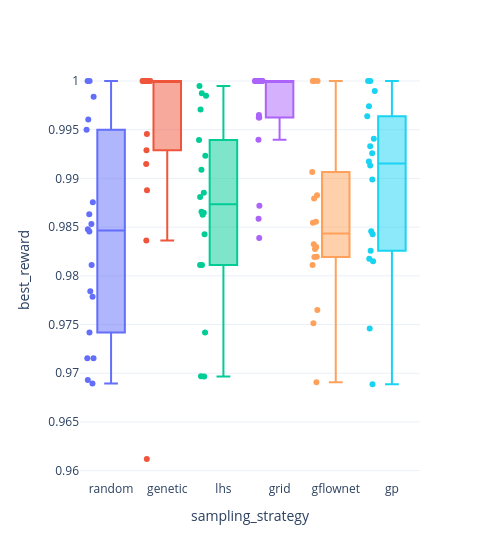

Here is the notebook cell this chart was saved with:
### Code cell
plot_final_boxplot(metrics, metric="best_reward")

### Figure 1 — Plotly figure (JSON) as saved in the notebook; plotly's stock layout.template omitted (floating-point values rounded to 4 significant figures)
{"data": [{"alignmentgroup": "True", "boxpoints": "all", "customdata": [["run_0", "top_k", 50, 20, 123], ["run_1", "top_k", 200, 10, 123], ["run_10", "diverse_top_k", 200, 10, 123], ["run_11", "diverse_top_k", 275, 5, 123], ["run_12", "diverse_top_k", 50, 20, 456], ["run_13", "diverse_top_k", 200, 10, 456], ["run_14", "diverse_top_k", 275, 5, 456], ["run_15", "diverse_top_k", 50, 20, 789], ["run_16", "diverse_top_k", 200, 10, 789], ["run_17", "diverse_top_k", 275, 5, 789], ["run_2", "top_k", 275, 5, 123], ["run_3", "top_k", 50, 20, 456], ["run_4", "top_k", 200, 10, 456], ["run_5", "top_k", 275, 5, 456], ["run_6", "top_k", 50, 20, 789], ["run_7", "top_k", 200, 10, 789], ["run_8", "top_k", 275, 5, 789], ["run_9", "diverse_top_k", 50, 20, 123]], "hovertemplate": "sampling_strategy=%{x}<br>best_reward=%{y}<br>run=%{customdata[0]}<br>acquisition=%{customdata[1]}<br>n_init=%{customdata[2]}<br>n_candidates_per_iter=%{customdata[3]}<br>seed=%{customdata[4]}<extra></extra>", "legendgroup": "random", "marker": {"color": "#636efa"}, "name": "random", "notched": false, "offsetgroup": "random", "orientation": "v", "showlegend": true, "type": "box", "x": ["random", "random", "random", "random", "random", "random", "random", "random", "random", "random", "random", "random", "random", "random", "random", "random", "random", "random"], "x0": " ", "xaxis": "x", "y": [0.9689, 0.9845, 0.9811, 0.9715, 0.995, 1.0, 0.9848, 0.9984, 0.9863, 0.9779, 0.9715, 0.9961, 1.0, 0.9876, 0.9853, 0.9784, 0.9742, 0.9693], "y0": " ", "yaxis": "y"}, {"alignmentgroup": "True", "boxpoints": "all", "customdata": [["run_100", "diverse_top_k", 200, 10, 123], ["run_101", "diverse_top_k", 275, 5, 123], ["run_102", "diverse_top_k", 50, 20, 456], ["run_103", "diverse_top_k", 200, 10, 456], ["run_104", "diverse_top_k", 275, 5, 456], ["run_105", "diverse_top_k", 50, 20, 789], ["run_106", "diverse_top_k", 200, 10, 789], ["run_107", "diverse_top_k", 275, 5, 789], ["run_90", "top_k", 50, 20, 123], ["run_91", "top_k", 200, 10, 123], ["run_92", "top_k", 275, 5, 123], ["run_93", "top_k", 50, 20, 456], ["run_94", "top_k", 200, 10, 456], ["run_95", "top_k", 275, 5, 456], ["run_96", "top_k", 50, 20, 789], ["run_97", "top_k", 200, 10, 789], ["run_98", "top_k", 275, 5, 789], ["run_99", "diverse_top_k", 50, 20, 123]], "hovertemplate": "sampling_strategy=%{x}<br>best_reward=%{y}<br>run=%{customdata[0]}<br>acquisition=%{customdata[1]}<br>n_init=%{customdata[2]}<br>n_candidates_per_iter=%{customdata[3]}<br>seed=%{customdata[4]}<extra></extra>", "legendgroup": "genetic", "marker": {"color": "#EF553B"}, "name": "genetic", "notched": false, "offsetgroup": "genetic", "orientation": "v", "showlegend": true, "type": "box", "x": ["genetic", "genetic", "genetic", "genetic", "genetic", "genetic", "genetic", "genetic", "genetic", "genetic", "genetic", "genetic", "genetic", "genetic", "genetic", "genetic", "genetic", "genetic"], "x0": " ", "xaxis": "x", "y": [0.9946, 0.9836, 1.0, 1.0, 1.0, 1.0, 1.0, 1.0, 0.9612, 0.9929, 1.0, 0.9888, 1.0, 1.0, 1.0, 0.9915, 1.0, 1.0], "y0": " ", "yaxis": "y"}, {"alignmentgroup": "True", "boxpoints": "all", "customdata": [["run_18", "top_k", 50, 20, 123], ["run_19", "top_k", 200, 10, 123], ["run_20", "top_k", 275, 5, 123], ["run_21", "top_k", 50, 20, 456], ["run_22", "top_k", 200, 10, 456], ["run_23", "top_k", 275, 5, 456], ["run_24", "top_k", 50, 20, 789], ["run_25", "top_k", 200, 10, 789], ["run_26", "top_k", 275, 5, 789], ["run_27", "diverse_top_k", 50, 20, 123], ["run_28", "diverse_top_k", 200, 10, 123], ["run_29", "diverse_top_k", 275, 5, 123], ["run_30", "diverse_top_k", 50, 20, 456], ["run_31", "diverse_top_k", 200, 10, 456], ["run_32", "diverse_top_k", 275, 5, 456], ["run_33", "diverse_top_k", 50, 20, 789], ["run_34", "diverse_top_k", 200, 10, 789], ["run_35", "diverse_top_k", 275, 5, 789]], "hovertemplate": "sampling_strategy=%{x}<br>best_reward=%{y}<br>run=%{customdata[0]}<br>acquisition=%{customdata[1]}<br>n_init=%{customdata[2]}<br>n_candidates_per_iter=%{customdata[3]}<br>seed=%{customdata[4]}<extra></extra>", "legendgroup": "lhs", "marker": {"color": "#00cc96"}, "name": "lhs", "notched": false, "offsetgroup": "lhs", "orientation": "v", "showlegend": true, "type": "box", "x": ["lhs", "lhs", "lhs", "lhs", "lhs", "lhs", "lhs", "lhs", "lhs", "lhs", "lhs", "lhs", "lhs", "lhs", "lhs", "lhs", "lhs", "lhs"], "x0": " ", "xaxis": "x", "y": [0.9843, 0.9697, 0.9697, 0.9987, 0.9865, 0.9811, 0.9971, 0.9923, 0.9939, 0.9909, 0.9885, 0.9985, 0.9866, 0.9881, 0.9811, 0.9995, 0.9863, 0.9742], "y0": " ", "yaxis": "y"}, {"alignmentgroup": "True", "boxpoints": "all", "customdata": [["run_36", "top_k", 50, 20, 123], ["run_37", "top_k", 200, 10, 123], ["run_38", "top_k", 275, 5, 123], ["run_39", "top_k", 50, 20, 456], ["run_40", "top_k", 200, 10, 456], ["run_41", "top_k", 275, 5, 456], ["run_42", "top_k", 50, 20, 789], ["run_43", "top_k", 200, 10, 789], ["run_44", "top_k", 275, 5, 789], ["run_45", "diverse_top_k", 50, 20, 123], ["run_46", "diverse_top_k", 200, 10, 123], ["run_47", "diverse_top_k", 275, 5, 123], ["run_48", "diverse_top_k", 50, 20, 456], ["run_49", "diverse_top_k", 200, 10, 456], ["run_50", "diverse_top_k", 275, 5, 456], ["run_51", "diverse_top_k", 50, 20, 789], ["run_52", "diverse_top_k", 200, 10, 789], ["run_53", "diverse_top_k", 275, 5, 789]], "hovertemplate": "sampling_strategy=%{x}<br>best_reward=%{y}<br>run=%{customdata[0]}<br>acquisition=%{customdata[1]}<br>n_init=%{customdata[2]}<br>n_candidates_per_iter=%{customdata[3]}<br>seed=%{customdata[4]}<extra></extra>", "legendgroup": "grid", "marker": {"color": "#ab63fa"}, "name": "grid", "notched": false, "offsetgroup": "grid", "orientation": "v", "showlegend": true, "type": "box", "x": ["grid", "grid", "grid", "grid", "grid", "grid", "grid", "grid", "grid", "grid", "grid", "grid", "grid", "grid", "grid", "grid", "grid", "grid"], "x0": " ", "xaxis": "x", "y": [0.9963, 0.994, 0.9962, 1.0, 1.0, 1.0, 1.0, 1.0, 1.0, 0.9872, 1.0, 0.9859, 1.0, 1.0, 0.9839, 1.0, 1.0, 0.9965], "y0": " ", "yaxis": "y"}, {"alignmentgroup": "True", "boxpoints": "all", "customdata": [["run_54", "top_k", 50, 20, 123], ["run_55", "top_k", 200, 10, 123], ["run_56", "top_k", 275, 5, 123], ["run_57", "top_k", 50, 20, 456], ["run_58", "top_k", 200, 10, 456], ["run_59", "top_k", 275, 5, 456], ["run_60", "top_k", 50, 20, 789], ["run_61", "top_k", 200, 10, 789], ["run_62", "top_k", 275, 5, 789], ["run_63", "diverse_top_k", 50, 20, 123], ["run_64", "diverse_top_k", 200, 10, 123], ["run_65", "diverse_top_k", 275, 5, 123], ["run_66", "diverse_top_k", 50, 20, 456], ["run_67", "diverse_top_k", 200, 10, 456], ["run_68", "diverse_top_k", 275, 5, 456], ["run_69", "diverse_top_k", 50, 20, 789], ["run_70", "diverse_top_k", 200, 10, 789], ["run_71", "diverse_top_k", 275, 5, 789]], "hovertemplate": "sampling_strategy=%{x}<br>best_reward=%{y}<br>run=%{customdata[0]}<br>acquisition=%{customdata[1]}<br>n_init=%{customdata[2]}<br>n_candidates_per_iter=%{customdata[3]}<br>seed=%{customdata[4]}<extra></extra>", "legendgroup": "gflownet", "marker": {"color": "#FFA15A"}, "name": "gflownet", "notched": false, "offsetgroup": "gflownet", "orientation": "v", "showlegend": true, "type": "box", "x": ["gflownet", "gflownet", "gflownet", "gflownet", "gflownet", "gflownet", "gflownet", "gflownet", "gflownet", "gflownet", "gflownet", "gflownet", "gflownet", "gflownet", "gflownet", "gflownet", "gflownet", "gflownet"], "x0": " ", "xaxis": "x", "y": [1.0, 0.9751, 0.9879, 1.0, 0.983, 0.982, 0.9883, 0.9691, 0.9907, 0.9819, 1.0, 0.9765, 1.0, 0.9827, 0.9811, 0.9856, 0.9854, 0.9832], "y0": " ", "yaxis": "y"}, {"alignmentgroup": "True", "boxpoints": "all", "customdata": [["run_72", "top_k", 50, 20, 123], ["run_73", "top_k", 200, 10, 123], ["run_74", "top_k", 275, 5, 123], ["run_75", "top_k", 50, 20, 456], ["run_76", "top_k", 200, 10, 456], ["run_77", "top_k", 275, 5, 456], ["run_78", "top_k", 50, 20, 789], ["run_79", "top_k", 200, 10, 789], ["run_80", "top_k", 275, 5, 789], ["run_81", "diverse_top_k", 50, 20, 123], ["run_82", "diverse_top_k", 200, 10, 123], ["run_83", "diverse_top_k", 275, 5, 123], ["run_84", "diverse_top_k", 50, 20, 456], ["run_85", "diverse_top_k", 200, 10, 456], ["run_86", "diverse_top_k", 275, 5, 456], ["run_87", "diverse_top_k", 50, 20, 789], ["run_88", "diverse_top_k", 200, 10, 789], ["run_89", "diverse_top_k", 275, 5, 789]], "hovertemplate": "sampling_strategy=%{x}<br>best_reward=%{y}<br>run=%{customdata[0]}<br>acquisition=%{customdata[1]}<br>n_init=%{customdata[2]}<br>n_candidates_per_iter=%{customdata[3]}<br>seed=%{customdata[4]}<extra></extra>", "legendgroup": "gp", "marker": {"color": "#19d3f3"}, "name": "gp", "notched": false, "offsetgroup": "gp", "orientation": "v", "showlegend": true, "type": "box", "x": ["gp", "gp", "gp", "gp", "gp", "gp", "gp", "gp", "gp", "gp", "gp", "gp", "gp", "gp", "gp", "gp", "gp", "gp"], "x0": " ", "xaxis": "x", "y": [0.9689, 0.9933, 0.9941, 0.9913, 1.0, 1.0, 0.9974, 0.9926, 0.9815, 0.9917, 0.9818, 0.999, 0.9826, 0.9846, 0.9964, 0.9899, 0.9843, 0.9746], "y0": " ", "yaxis": "y"}], "layout": {"boxmode": "overlay", "legend": {"title": {"text": "sampling_strategy"}, "tracegroupgap": 0}, "margin": {"t": 60}, "showlegend": false, "width": 500, "xaxis": {"anchor": "y", "categoryarray": ["random", "genetic", "lhs", "grid", "gflownet", "gp"], "categoryorder": "array", "domain": [0, 1], "title": {"text": "sampling_strategy"}}, "yaxis": {"anchor": "x", "domain": [0, 1], "title": {"text": "best_reward"}}}}
